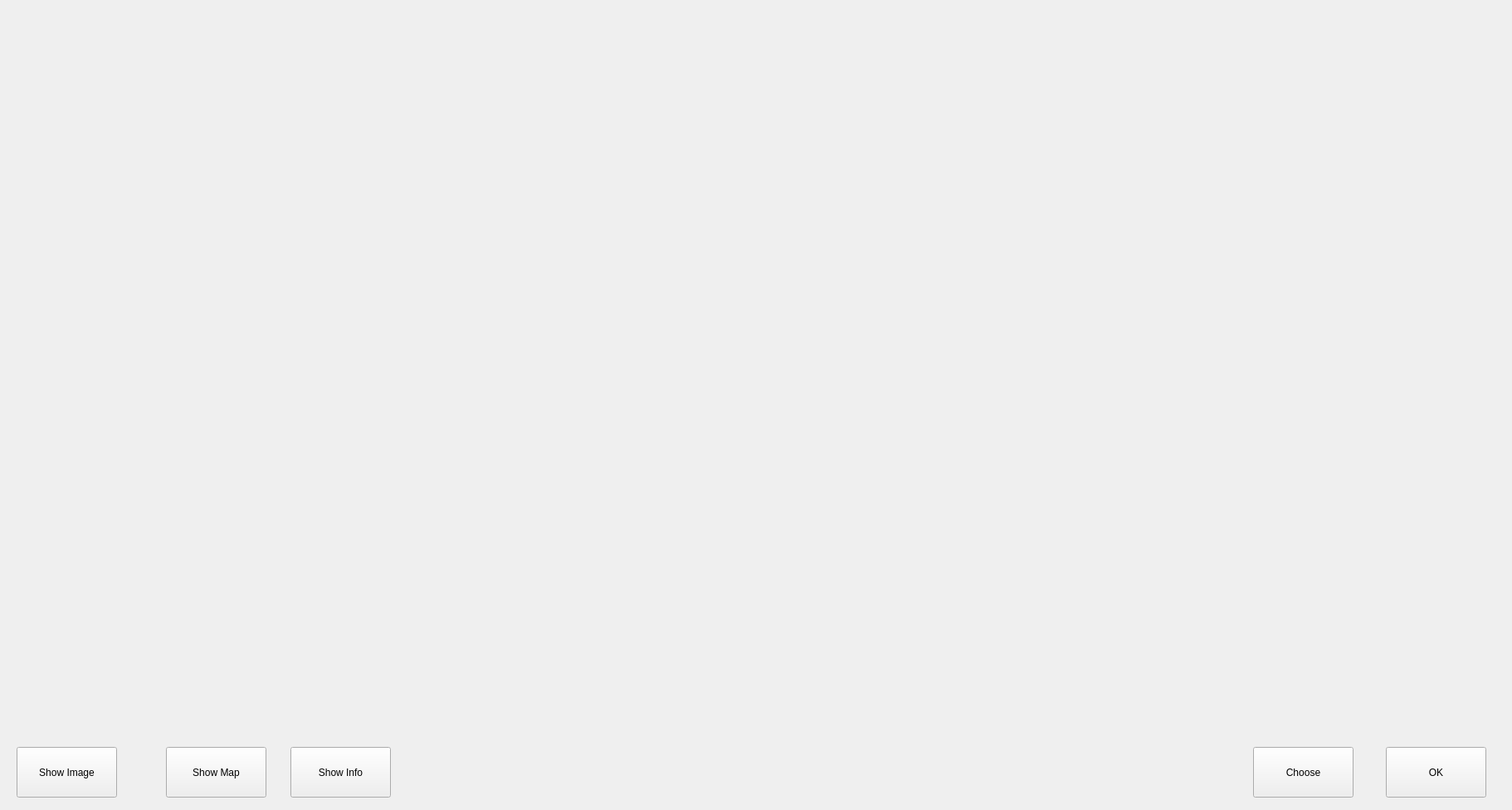
<?xml version="1.0" encoding="UTF-8"?>
<ui version="4.0">
 <class>Form</class>
 <widget class="QWidget" name="Form">
  <property name="geometry">
   <rect>
    <x>0</x>
    <y>0</y>
    <width>1822</width>
    <height>976</height>
   </rect>
  </property>
  <property name="windowTitle">
   <string>Form</string>
  </property>
  <widget class="QLabel" name="label">
   <property name="geometry">
    <rect>
     <x>0</x>
     <y>0</y>
     <width>1811</width>
     <height>901</height>
    </rect>
   </property>
   <property name="text">
    <string/>
   </property>
   <property name="pixmap">
    <pixmap>../IMAGE/1f.png</pixmap>
   </property>
  </widget>
  <widget class="QPushButton" name="btn_image">
   <property name="geometry">
    <rect>
     <x>20</x>
     <y>900</y>
     <width>121</width>
     <height>61</height>
    </rect>
   </property>
   <property name="text">
    <string>Show Image</string>
   </property>
  </widget>
  <widget class="QPushButton" name="btn_map">
   <property name="geometry">
    <rect>
     <x>200</x>
     <y>900</y>
     <width>121</width>
     <height>61</height>
    </rect>
   </property>
   <property name="text">
    <string>Show Map</string>
   </property>
  </widget>
  <widget class="QPushButton" name="btn_info">
   <property name="geometry">
    <rect>
     <x>350</x>
     <y>900</y>
     <width>121</width>
     <height>61</height>
    </rect>
   </property>
   <property name="text">
    <string>Show Info</string>
   </property>
  </widget>
  <widget class="QPushButton" name="btn_choose">
   <property name="geometry">
    <rect>
     <x>1510</x>
     <y>900</y>
     <width>121</width>
     <height>61</height>
    </rect>
   </property>
   <property name="text">
    <string>Choose</string>
   </property>
  </widget>
  <widget class="QPushButton" name="btn_ok">
   <property name="geometry">
    <rect>
     <x>1670</x>
     <y>900</y>
     <width>121</width>
     <height>61</height>
    </rect>
   </property>
   <property name="text">
    <string>OK</string>
   </property>
  </widget>
 </widget>
 <resources/>
 <connections/>
</ui>
